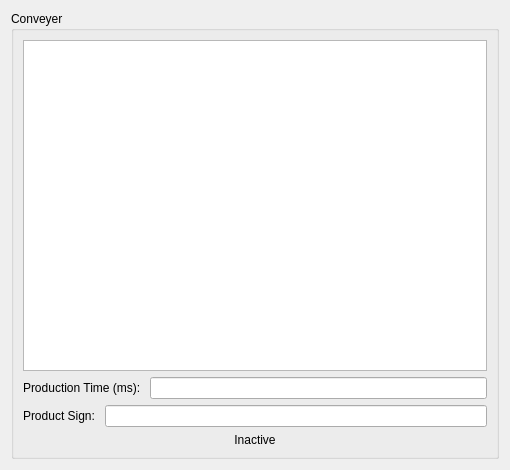
<?xml version="1.0" encoding="UTF-8"?>
<ui version="4.0">
 <class>Conveyer</class>
 <widget class="QWidget" name="Conveyer">
  <property name="geometry">
   <rect>
    <x>0</x>
    <y>0</y>
    <width>510</width>
    <height>470</height>
   </rect>
  </property>
  <property name="windowTitle">
   <string>Form</string>
  </property>
  <layout class="QVBoxLayout" name="verticalLayout">
   <item>
    <widget class="QGroupBox" name="conveyerBox">
     <property name="title">
      <string>Conveyer</string>
     </property>
     <layout class="QVBoxLayout" name="verticalLayout_2">
      <item>
       <widget class="QListWidget" name="conveyerList"/>
      </item>
      <item>
       <layout class="QHBoxLayout" name="timeLayout">
        <item>
         <widget class="QLabel" name="timeLab">
          <property name="text">
           <string>Production Time (ms): </string>
          </property>
         </widget>
        </item>
        <item>
         <widget class="QLineEdit" name="timeLine"/>
        </item>
       </layout>
      </item>
      <item>
       <layout class="QHBoxLayout" name="productSignLayout">
        <item>
         <widget class="QLabel" name="productSignLab">
          <property name="text">
           <string>Product Sign: </string>
          </property>
         </widget>
        </item>
        <item>
         <widget class="QLineEdit" name="productSignLine"/>
        </item>
       </layout>
      </item>
      <item>
       <widget class="QLabel" name="stateLab">
        <property name="text">
         <string>Inactive</string>
        </property>
        <property name="alignment">
         <set>Qt::AlignCenter</set>
        </property>
       </widget>
      </item>
     </layout>
    </widget>
   </item>
  </layout>
 </widget>
 <resources/>
 <connections/>
</ui>
